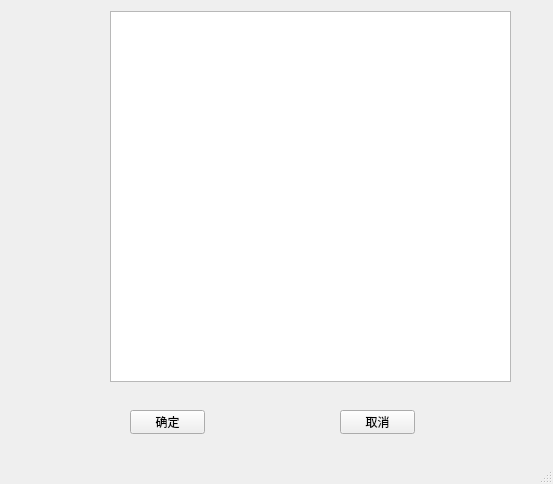
<?xml version="1.0" encoding="UTF-8"?>
<ui version="4.0">
 <class>TeamMainWindow</class>
 <widget class="QMainWindow" name="TeamMainWindow">
  <property name="geometry">
   <rect>
    <x>0</x>
    <y>0</y>
    <width>553</width>
    <height>484</height>
   </rect>
  </property>
  <property name="windowTitle">
   <string>MainWindow</string>
  </property>
  <widget class="QWidget" name="centralwidget">
   <widget class="QPushButton" name="exportdata">
    <property name="geometry">
     <rect>
      <x>1100</x>
      <y>60</y>
      <width>91</width>
      <height>31</height>
     </rect>
    </property>
    <property name="text">
     <string>导出</string>
    </property>
   </widget>
   <widget class="QLabel" name="exporthint">
    <property name="geometry">
     <rect>
      <x>220</x>
      <y>130</y>
      <width>251</width>
      <height>31</height>
     </rect>
    </property>
    <property name="text">
     <string/>
    </property>
   </widget>
   <widget class="QPushButton" name="confirmButton">
    <property name="geometry">
     <rect>
      <x>130</x>
      <y>410</y>
      <width>75</width>
      <height>24</height>
     </rect>
    </property>
    <property name="text">
     <string>确定</string>
    </property>
   </widget>
   <widget class="QPushButton" name="cancelButton">
    <property name="geometry">
     <rect>
      <x>340</x>
      <y>410</y>
      <width>75</width>
      <height>24</height>
     </rect>
    </property>
    <property name="text">
     <string>取消</string>
    </property>
   </widget>
   <widget class="QListWidget" name="listWidget">
    <property name="geometry">
     <rect>
      <x>110</x>
      <y>11</y>
      <width>401</width>
      <height>371</height>
     </rect>
    </property>
   </widget>
  </widget>
  <widget class="QMenuBar" name="menubar">
   <property name="geometry">
    <rect>
     <x>0</x>
     <y>0</y>
     <width>553</width>
     <height>22</height>
    </rect>
   </property>
  </widget>
  <widget class="QStatusBar" name="statusbar"/>
 </widget>
 <resources/>
 <connections/>
</ui>
